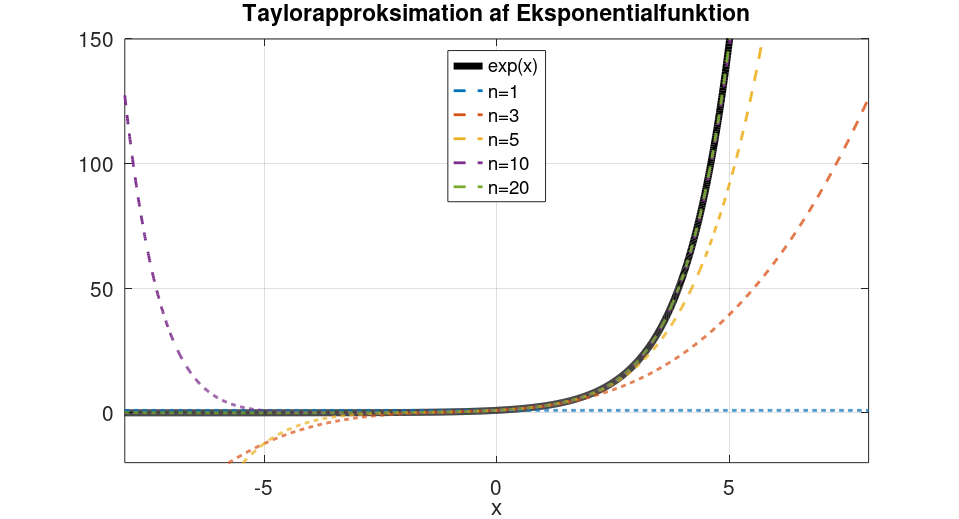

The MATLAB source for this figure:
clear all; clear clf; close all; format long; format compact;

x = linspace(-8,8,2000);

expo = exp(x);

y1 = ones(1,2000);

y3 = ones(1,2000);
for n = 1:3
y3 = y3 + (1/factorial(n)).*(x.^n);
end

y5 = ones(1,2000);
for n = 1:5
y5 = y5 + (1/factorial(n)).*(x.^n);
end

y10 = ones(1,2000);
for n = 1:10
y10 = y10 + (1/factorial(n)).*(x.^n);
end

y20 = ones(1,2000);
for n = 1:20
y20 = y20 + (1/factorial(n)).*(x.^n);
end

y50 = ones(1,2000);
for n = 1:50
y50 = y50 + (1/factorial(n)).*(x.^n);
end

y100 = ones(1,2000);
for n = 1:100
y100 = y100 + (1/factorial(n)).*(x.^n);
end

h = figure (1)
hold on
box on
grid on
title('Taylorapproksimation af Eksponentialfunktion')
xlim([-8,8])
ylim([-20,150])
xlabel('x')
plot(x,expo,'-k',"LineWidth",5)
plot(x,y1,'--',"LineWidth",2)
plot(x,y3,'--',"LineWidth",2)
plot(x,y5,'--',"LineWidth",2)
plot(x,y10,'--',"LineWidth",2)
plot(x,y20,'--',"LineWidth",2)
legend('exp(x)', 'n=1', 'n=3', 'n=5', 'n=10', 'n=20','Location','north')
set(gca,'fontsize',15)
set(h,'Units','Inches')
pos = get(h,'Position');
set(h,'Position',[pos(1) pos(2) (pos(3)+4) (pos(4)+1)])
pos = get(h,'Position');
set(h,'PaperPositionMode','Auto','PaperUnits','Inches','PaperSize',[pos(3), pos(4)])
saveas(gcf,'Taylorseries_figure.pdf','pdf')






